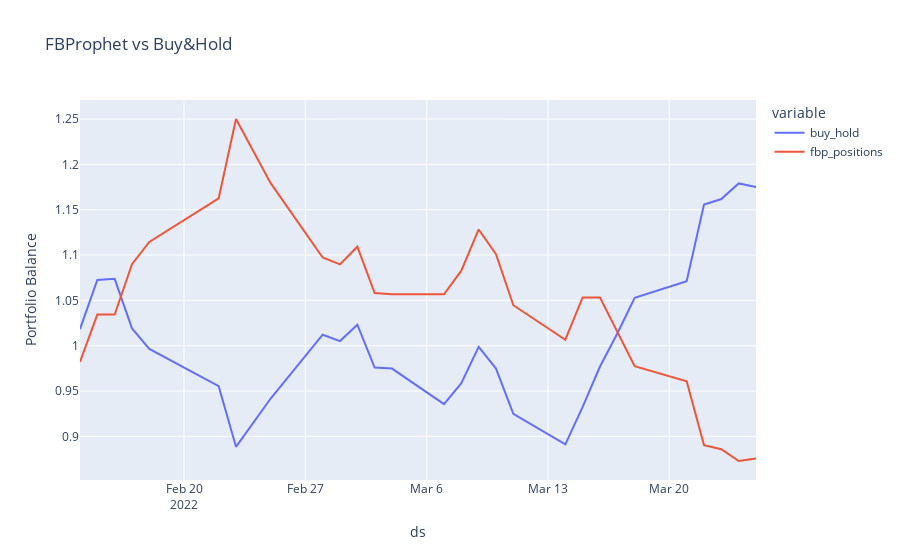

The notebook cell saved with this chart:
### Markdown cell above
# Visualization

### Code cell
# Visualizing results
fig = px.line(
    performance,
    x=performance.index,
    y=performance.columns,
    title='FBProphet vs Buy&Hold',
    labels={"value": "Portfolio Balance",
            "index": "Date"}
)

fig.show()

### Figure 1 — Plotly figure (JSON) as saved in the notebook; plotly's stock layout.template omitted (floating-point values rounded to 4 significant figures)
{"data": [{"hovertemplate": "variable=buy_hold<br>ds=%{x}<br>Portfolio Balance=%{y}<extra></extra>", "legendgroup": "buy_hold", "line": {"color": "#636efa", "dash": "solid"}, "mode": "lines", "name": "buy_hold", "orientation": "v", "showlegend": true, "type": "scatter", "x": ["2022-02-14", "2022-02-15", "2022-02-16", "2022-02-17", "2022-02-18", "2022-02-22", "2022-02-23", "2022-02-25", "2022-02-28", "2022-03-01", "2022-03-02", "2022-03-03", "2022-03-04", "2022-03-07", "2022-03-08", "2022-03-09", "2022-03-10", "2022-03-11", "2022-03-14", "2022-03-15", "2022-03-16", "2022-03-17", "2022-03-18", "2022-03-21", "2022-03-22", "2022-03-23", "2022-03-24", "2022-03-25"], "xaxis": "x", "y": [1.018, 1.073, 1.074, 1.019, 0.9965, 0.9553, 0.8884, 0.9417, 1.012, 1.005, 1.023, 0.9759, 0.9748, 0.9356, 0.9586, 0.9988, 0.9748, 0.9248, 0.8911, 0.9324, 0.977, 1.013, 1.053, 1.071, 1.156, 1.162, 1.179, 1.175], "yaxis": "y"}, {"hovertemplate": "variable=fbp_positions<br>ds=%{x}<br>Portfolio Balance=%{y}<extra></extra>", "legendgroup": "fbp_positions", "line": {"color": "#EF553B", "dash": "solid"}, "mode": "lines", "name": "fbp_positions", "orientation": "v", "showlegend": true, "type": "scatter", "x": ["2022-02-14", "2022-02-15", "2022-02-16", "2022-02-17", "2022-02-18", "2022-02-22", "2022-02-23", "2022-02-25", "2022-02-28", "2022-03-01", "2022-03-02", "2022-03-03", "2022-03-04", "2022-03-07", "2022-03-08", "2022-03-09", "2022-03-10", "2022-03-11", "2022-03-14", "2022-03-15", "2022-03-16", "2022-03-17", "2022-03-18", "2022-03-21", "2022-03-22", "2022-03-23", "2022-03-24", "2022-03-25"], "xaxis": "x", "y": [0.982, 1.034, 1.034, 1.09, 1.114, 1.163, 1.25, 1.179, 1.097, 1.09, 1.109, 1.058, 1.057, 1.057, 1.083, 1.128, 1.101, 1.045, 1.007, 1.053, 1.053, 1.015, 0.9774, 0.9607, 0.8903, 0.8857, 0.8728, 0.8756], "yaxis": "y"}], "layout": {"autosize": true, "legend": {"title": {"text": "variable"}, "tracegroupgap": 0}, "title": {"text": "FBProphet vs Buy&Hold"}, "xaxis": {"anchor": "y", "autorange": true, "domain": [0, 1], "range": ["2022-02-14", "2022-03-25"], "title": {"text": "ds"}, "type": "date"}, "yaxis": {"anchor": "x", "autorange": true, "domain": [0, 1], "range": [0.8518, 1.271], "title": {"text": "Portfolio Balance"}, "type": "linear"}}}
